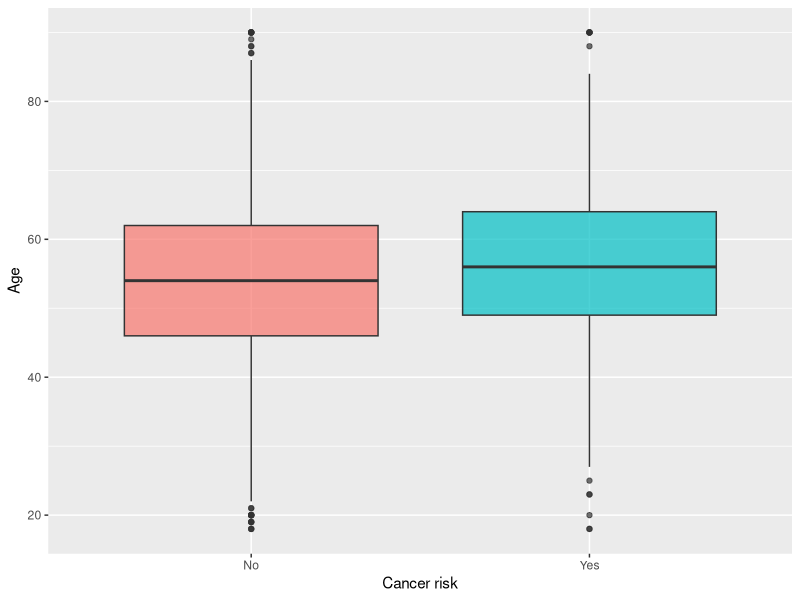
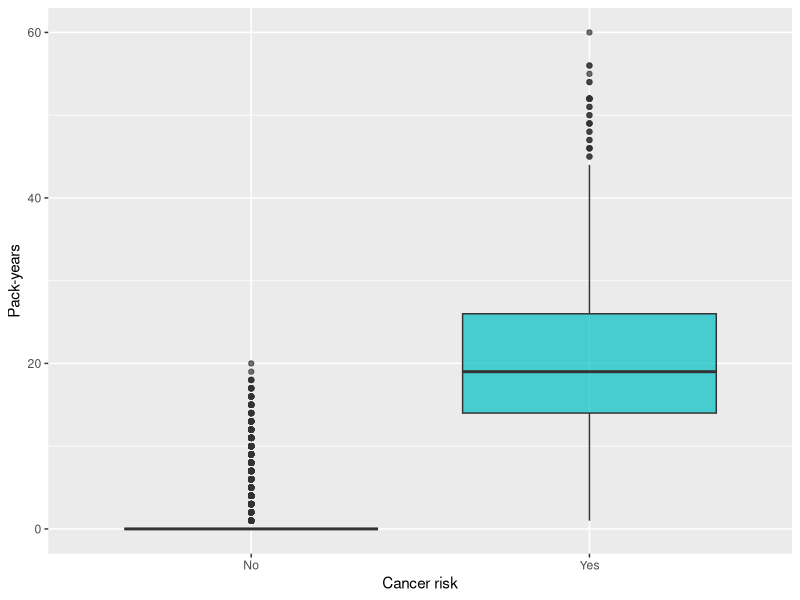
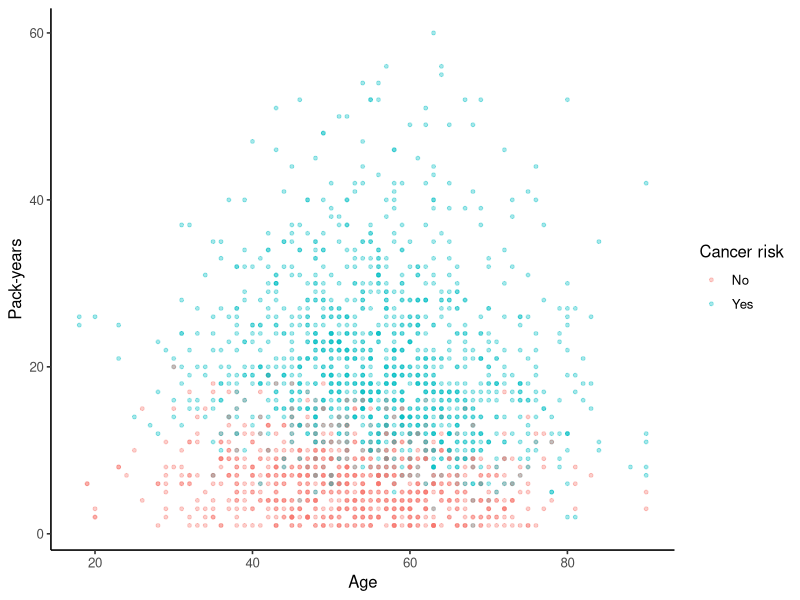
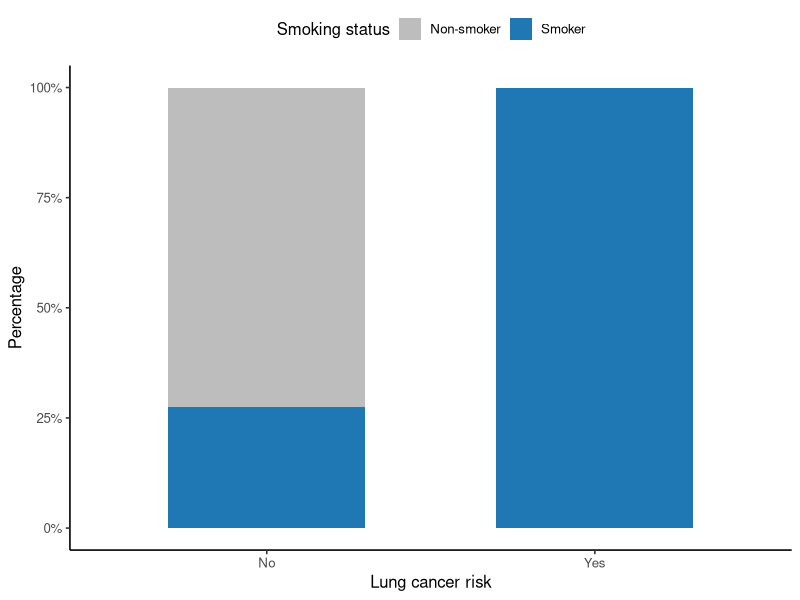

Here is the R script that generated these plots, in order:
# =====================================
# 02_eda_plots_tables.R
# Exploratory Data Analysis
# =====================================

library(tidyverse)
library(here)

# -------------------------------
# Load cleaned data
# -------------------------------

lung <- readr::read_csv(
  here("data","processed-data","lung_clean.csv")
)

# Create results folders if needed
dir.create(here("results","figures"), recursive = TRUE, showWarnings = FALSE)
dir.create(here("results","tables"), recursive = TRUE, showWarnings = FALSE)

# -------------------------------
# Summary table by outcome
# -------------------------------

summary_tbl <- lung %>%
  group_by(lung_cancer_risk) %>%
  summarise(
    n = n(),
    median_age = median(age, na.rm = TRUE),
    IQR_age = IQR(age, na.rm = TRUE),
    median_pack_years = median(pack_years, na.rm = TRUE),
    IQR_pack_years = IQR(pack_years, na.rm = TRUE),
    percent_smokers = mean(smoker == "Smoker") * 100,
    percent_COPD = mean(copd == "Yes") * 100
  )

saveRDS(summary_tbl,
        here("results","tables","summarytable.rds"))

# -------------------------------
# Plot 1: Age boxplot
# -------------------------------

p_age_box <- ggplot(lung,
                    aes(x = lung_cancer_risk,
                        y = age,
                        fill = lung_cancer_risk)) +
  geom_boxplot(alpha = 0.7) +
  labs(x = "Cancer risk",
       y = "Age") +
  theme(legend.position = "none")

ggsave(here("results","figures","age_box.png"),
       p_age_box,
       width = 6,
       height = 4,
       dpi = 300)

# -------------------------------
# Plot 2: Pack-years boxplot
# -------------------------------

p_pack_box <- ggplot(lung,
                     aes(x = lung_cancer_risk,
                         y = pack_years,
                         fill = lung_cancer_risk)) +
  geom_boxplot(alpha = 0.7) +
  labs(x = "Cancer risk",
       y = "Pack-years") +
  theme(legend.position = "none")

ggsave(here("results","figures","packyears_box.png"),
       p_pack_box,
       width = 6,
       height = 4,
       dpi = 300)
# -------------------------------
# Plot 3: Age vs pack-years scatter (pack_years > 0 only)
# -------------------------------

p_age_pack_scatter <- lung %>%
  filter(pack_years > 0) %>%
  ggplot(aes(x = age, y = pack_years, color = lung_cancer_risk)) +
  geom_point(alpha = 0.35, size = 1) +
  labs(
    x = "Age",
    y = "Pack-years",
    color = "Cancer risk"
  ) +
  theme_classic(base_size = 12)

ggsave(
  here("results","figures","age_vs_packyears_scatter.png"),
  p_age_pack_scatter,
  width = 6, height = 4, dpi = 300)
# -------------------------------
# Plot 4: Smoking prevalence by lung cancer risk
# -------------------------------

library(scales)

p_smoke_prop <- ggplot(lung,
                       aes(x = lung_cancer_risk,
                           fill = smoker)) +
  geom_bar(position = "fill", width = 0.6) +
  scale_y_continuous(labels = percent_format()) +
  scale_fill_manual(values = c("#bdbdbd", "#1f78b4")) +
  labs(x = "Lung cancer risk",
       y = "Percentage",
       fill = "Smoking status") +
  theme_classic(base_size = 12) +
  theme(legend.position = "top")

ggsave(here("results","figures","smoking_proportion.png"),
       p_smoke_prop,
       width = 6,
       height = 4,
       dpi = 300)
print("EDA complete. Plots and table saved.")
